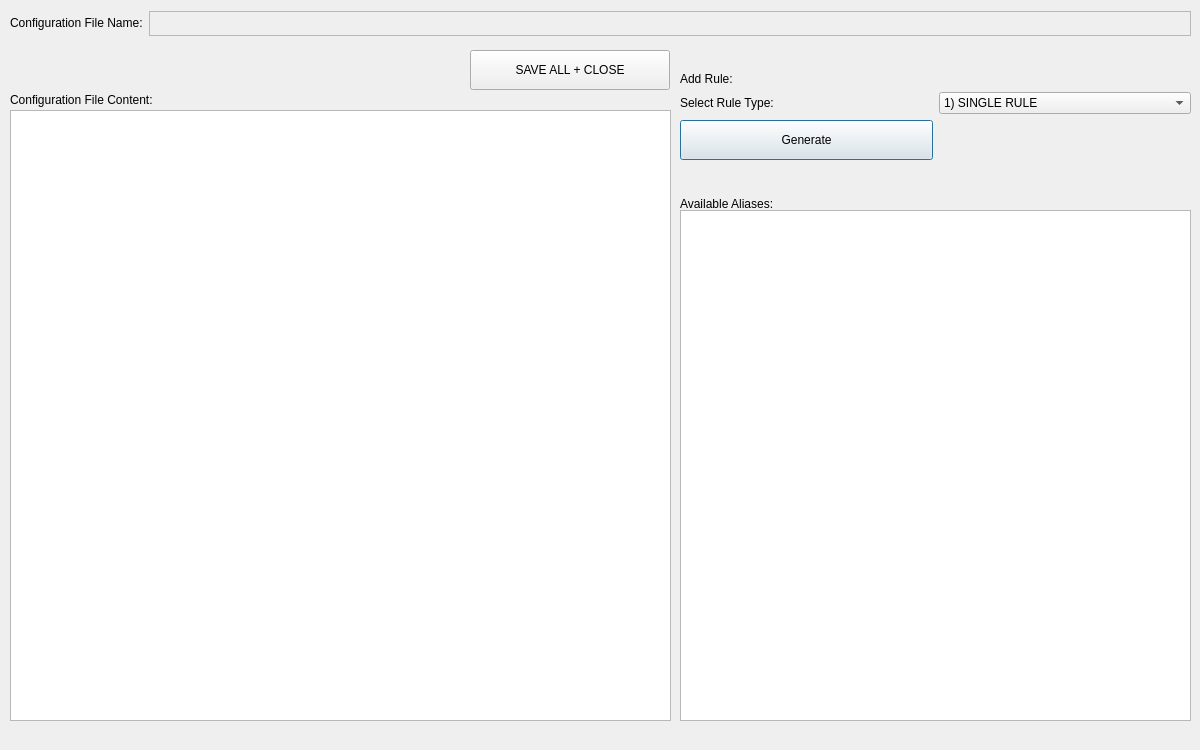
<?xml version="1.0" encoding="UTF-8"?>
<ui version="4.0">
 <class>ConfigFileDialog</class>
 <widget class="QDialog" name="ConfigFileDialog">
  <property name="geometry">
   <rect>
    <x>0</x>
    <y>0</y>
    <width>1200</width>
    <height>750</height>
   </rect>
  </property>
  <property name="minimumSize">
   <size>
    <width>0</width>
    <height>0</height>
   </size>
  </property>
  <property name="maximumSize">
   <size>
    <width>1200</width>
    <height>750</height>
   </size>
  </property>
  <property name="windowTitle">
   <string>Config File Dialog</string>
  </property>
  <widget class="QLabel" name="lbl_content">
   <property name="geometry">
    <rect>
     <x>10</x>
     <y>90</y>
     <width>181</width>
     <height>20</height>
    </rect>
   </property>
   <property name="text">
    <string>Configuration File Content:</string>
   </property>
   <property name="buddy">
    <cstring>txt_configFile</cstring>
   </property>
  </widget>
  <widget class="QPlainTextEdit" name="txt_configFile">
   <property name="geometry">
    <rect>
     <x>10</x>
     <y>110</y>
     <width>661</width>
     <height>611</height>
    </rect>
   </property>
   <property name="verticalScrollBarPolicy">
    <enum>Qt::ScrollBarAsNeeded</enum>
   </property>
   <property name="horizontalScrollBarPolicy">
    <enum>Qt::ScrollBarAsNeeded</enum>
   </property>
  </widget>
  <widget class="QPlainTextEdit" name="txt_aliases">
   <property name="geometry">
    <rect>
     <x>680</x>
     <y>210</y>
     <width>511</width>
     <height>511</height>
    </rect>
   </property>
  </widget>
  <widget class="QWidget" name="gridLayoutWidget">
   <property name="geometry">
    <rect>
     <x>680</x>
     <y>40</y>
     <width>511</width>
     <height>171</height>
    </rect>
   </property>
   <layout class="QGridLayout" name="gridLayout">
    <item row="4" column="0">
     <widget class="QLabel" name="lbl_aliases">
      <property name="text">
       <string>Available Aliases:</string>
      </property>
      <property name="alignment">
       <set>Qt::AlignBottom|Qt::AlignLeading|Qt::AlignLeft</set>
      </property>
      <property name="buddy">
       <cstring>txt_aliases</cstring>
      </property>
     </widget>
    </item>
    <item row="2" column="0">
     <widget class="QLabel" name="lbl_selectType">
      <property name="text">
       <string>Select Rule Type:</string>
      </property>
      <property name="buddy">
       <cstring>cmb_ruleType</cstring>
      </property>
     </widget>
    </item>
    <item row="3" column="0">
     <widget class="QPushButton" name="btn_generate">
      <property name="minimumSize">
       <size>
        <width>0</width>
        <height>40</height>
       </size>
      </property>
      <property name="text">
       <string>Generate</string>
      </property>
      <property name="icon">
       <iconset resource="../res.qrc">
        <normaloff>:/resources/res/icons/GenerateRule.png</normaloff>:/resources/res/icons/GenerateRule.png</iconset>
      </property>
      <property name="shortcut">
       <string>Ctrl+G</string>
      </property>
     </widget>
    </item>
    <item row="2" column="1">
     <widget class="QComboBox" name="cmb_ruleType">
      <item>
       <property name="text">
        <string>1) SINGLE RULE</string>
       </property>
      </item>
      <item>
       <property name="text">
        <string>2) SINGLEWITHSCRIPT RULE</string>
       </property>
      </item>
      <item>
       <property name="text">
        <string>3) SINGLEWITHSUPPRESS RULE</string>
       </property>
      </item>
      <item>
       <property name="text">
        <string>4) PAIR RULE</string>
       </property>
      </item>
      <item>
       <property name="text">
        <string>5) PAIRWITHWINDOW RULE</string>
       </property>
      </item>
      <item>
       <property name="text">
        <string>6) SINGLEWITHTHRESHOLD RULE</string>
       </property>
      </item>
      <item>
       <property name="text">
        <string>7) SINGLEWITH2THRESHOLDS RULE</string>
       </property>
      </item>
      <item>
       <property name="text">
        <string>8) EVENTGROUP RULE</string>
       </property>
      </item>
      <item>
       <property name="text">
        <string>9) SUPPRESS RULE</string>
       </property>
      </item>
      <item>
       <property name="text">
        <string>10) CALENDAR RULE</string>
       </property>
      </item>
      <item>
       <property name="text">
        <string>11) JUMP RULE</string>
       </property>
      </item>
      <item>
       <property name="text">
        <string>12) OPTIONS RULE</string>
       </property>
      </item>
     </widget>
    </item>
    <item row="0" column="0">
     <widget class="QLabel" name="lbl_addRule">
      <property name="text">
       <string>Add Rule:</string>
      </property>
      <property name="alignment">
       <set>Qt::AlignBottom|Qt::AlignLeading|Qt::AlignLeft</set>
      </property>
      <property name="buddy">
       <cstring>cmb_ruleType</cstring>
      </property>
     </widget>
    </item>
   </layout>
  </widget>
  <widget class="QPushButton" name="btn_saveAndExit">
   <property name="geometry">
    <rect>
     <x>470</x>
     <y>50</y>
     <width>200</width>
     <height>40</height>
    </rect>
   </property>
   <property name="minimumSize">
    <size>
     <width>200</width>
     <height>40</height>
    </size>
   </property>
   <property name="maximumSize">
    <size>
     <width>200</width>
     <height>40</height>
    </size>
   </property>
   <property name="text">
    <string>SAVE ALL + CLOSE</string>
   </property>
   <property name="icon">
    <iconset resource="../res.qrc">
     <normaloff>:/resources/res/icons/Save.png</normaloff>:/resources/res/icons/Save.png</iconset>
   </property>
   <property name="shortcut">
    <string>Ctrl+S</string>
   </property>
  </widget>
  <widget class="QWidget" name="layoutWidget">
   <property name="geometry">
    <rect>
     <x>10</x>
     <y>10</y>
     <width>1181</width>
     <height>27</height>
    </rect>
   </property>
   <layout class="QFormLayout" name="formLayout">
    <item row="0" column="0">
     <widget class="QLabel" name="lbl_config">
      <property name="text">
       <string>Configuration File Name:</string>
      </property>
      <property name="buddy">
       <cstring>txt_confName</cstring>
      </property>
     </widget>
    </item>
    <item row="0" column="1">
     <widget class="QTextBrowser" name="txt_confName">
      <property name="enabled">
       <bool>false</bool>
      </property>
      <property name="maximumSize">
       <size>
        <width>16777215</width>
        <height>25</height>
       </size>
      </property>
      <property name="font">
       <font>
        <weight>75</weight>
        <bold>true</bold>
       </font>
      </property>
      <property name="verticalScrollBarPolicy">
       <enum>Qt::ScrollBarAlwaysOff</enum>
      </property>
      <property name="horizontalScrollBarPolicy">
       <enum>Qt::ScrollBarAsNeeded</enum>
      </property>
     </widget>
    </item>
   </layout>
  </widget>
 </widget>
 <tabstops>
  <tabstop>txt_configFile</tabstop>
  <tabstop>cmb_ruleType</tabstop>
  <tabstop>btn_generate</tabstop>
  <tabstop>txt_aliases</tabstop>
 </tabstops>
 <resources>
  <include location="../res.qrc"/>
 </resources>
 <connections/>
</ui>
